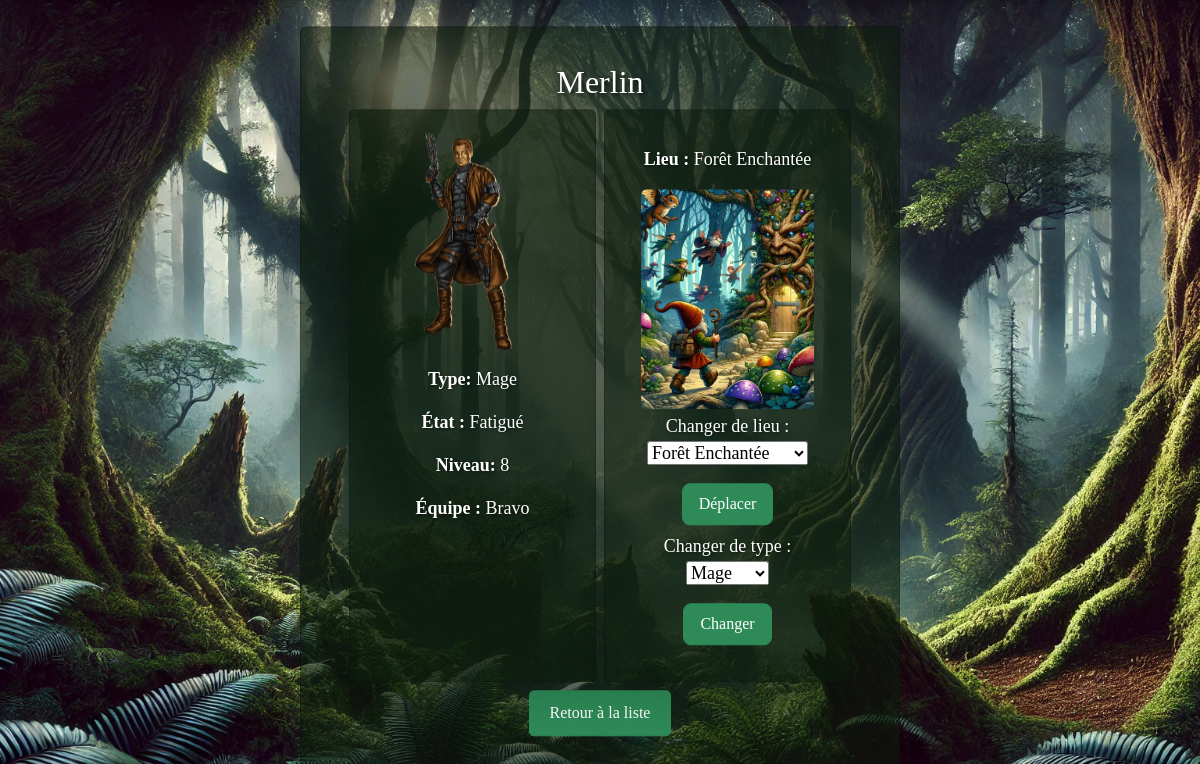
Page /character/C002/ on the committed database.
### jeu_de_role/models.py (models this page shows, shortened)
class Character(models.Model):
    id_character = models.CharField(max_length=100, primary_key=True)
    nom = models.CharField(max_length=100)
    etat = models.CharField(max_length=20)
    niveau = models.IntegerField(default=1)
    type = models.CharField(max_length=20, choices=[('Guerrier', 'Guerrier'), ('Mage', 'Mage'), ('Archer', 'Archer')])
    team = models.CharField(max_length=20)
    photo = models.ImageField(upload_to='characters/')
    lieu = models.ForeignKey(Lieu, on_delete=models.CASCADE)

class Lieu(models.Model):
    id_lieu = models.CharField(max_length=100, primary_key=True)
    nom = models.CharField(max_length=100)
    description = models.TextField(null=True, blank=True)
    type_lieu = models.CharField(max_length=50, choices=[('forteresse', 'Forteresse'), ('forêt', 'Forêt'), ('village', 'Village'), ('donjon', 'Donjon')])
    disponibilite = models.CharField(max_length=20, choices=[('libre', 'Libre'), ('occupé', 'Occupé')])
    niveau_acces = models.IntegerField(default=1)
    capacite_max = models.IntegerField(default=10)
    photo = models.ImageField(upload_to='lieux/')
    def __str__(self):
        return self.nom

### jeu_de_role/views.py (the view, shortened to what this page needs)
# urls.py: path('character/<str:id_character>/', views.character_detail, name='character_detail'),
def character_detail(request, id_character):
    character = get_object_or_404(Character, id_character=id_character)
    move_form = MoveForm(request.POST or None)
    type_form = ChangeTypeForm(request.POST or None) # Ne pas lier le formulaire à l'instance pour éviter les changements prématurés
    message = ""
    move_form = MoveForm(instance=character)
    type_form = ChangeTypeForm(instance=character)
    return render(request, 'jeu_de_role/character_detail.html', {
        'character': character,
        'move_form': move_form,
        'type_form': type_form,
        'message': message
    })

### jeu_de_role/forms.py
class MoveForm(forms.ModelForm):
    class Meta:
        model = Character
        fields = ['lieu']

class ChangeTypeForm(forms.ModelForm):
    class Meta:
        model = Character
        fields = ['type']

### jeu_de_role/templates/jeu_de_role/character_detail.html (shortened to what this page needs)
{% extends 'jeu_de_role/explore.html' %}
{% block content %}
<h2 class="text-center mb-2">{{ character.nom }}</h2>
<div class="container mt-2">
    <div class="row g-2">
        <div class="col-lg-6 col-md-6 col-sm-12 col-12">
            <div class="card shadow-lg h-100 d-flex flex-column">
                <img src="{{ character.photo.url }}" class="d-block img-fluid mx-auto mb-3" alt="{{ character.nom }}" >
                <p class="card-text"><strong>Type:</strong> {{ character.type }}</p>
                <p class="card-text"><strong>État :</strong> {{ character.etat }}</p>
                <p class="card-text"><strong>Niveau:</strong> {{ character.niveau }}</p>
                <p class="card-text"><strong>Équipe :</strong> {{ character.team }}</p>
            </div>
        </div>
        <div class="col-lg-6 col-md-6 col-sm-12 col-12">
            <div class="card shadow-lg h-100 d-flex flex-column">
                <div class="card-body">
                    <p class="card-text"><strong>Lieu :</strong> {{ character.lieu.nom }}</p>
                    <img src="{{ character.lieu.photo.url }}" class="img-fluid mt-1 rounded d-block mx-auto mb-1" alt="{{ character.lieu.nom }}">
                    <form method="POST" class="text-center">{% csrf_token %}
                        <p>Changer de lieu : {{ move_form.lieu }}</p>
                        <button type="submit" name="move" class="btn btn-lg text-white">Déplacer</button>
                    </form>
                    <form method="POST" class="text-center mt-2">{% csrf_token %}
                        <p>Changer de type : {{ type_form.type }}</p>
                        <button type="submit" name="change_type" class="btn btn-lg text-white">Changer</button>
                    </form>
                </div>
            </div>
        </div>
    </div>
    <div class="text-center">
        <a href="{% url 'explore' %}" class="btn mt-2 btn-lg">Retour à la liste</a>
    </div>
</div>
{% endblock %}

### static/jeu_de_role/css/jeu_de_role.css (style rules this page uses)
* { margin: 0; padding: 0; font-family: "Dela Gothic One"; }
body { background-image: url('/static/jeu_de_role/images/img1.jpg'); background-size: cover; background-position: center; background-attachment: fixed; height: 100vh; margin: 0; }
h2 { color: rgb(255, 255, 255); margin-bottom: 20px; text-shadow: 2px 2px 4px rgba(0, 0, 0, 0.7); }
p { color: rgb(255, 255, 255); font-size: 18px; text-shadow: 1px 1px 3px rgba(0, 0, 0, 0.5); }
.card { background-color: rgba(13, 27, 13, 0.6); margin-top: 0; padding: 20px; }
.center a { background-color: #2E8B57; text-decoration: none; color: white; padding: 10px 20px; border-radius: 5px; text-align: center; }
.card img { height: 220px; border-radius: 10px 10px 0 0; object-fit: cover; }
.card-text { text-align: center; }
.btn-lg { font-size: 16px;; background-color: #2E8B57; border-color: #2E8B57; }

### rows in the picture
Character: nom "Merlin", photo (picture), type "Mage", etat "Fatigué", niveau "8", team "Bravo", lieu.nom "Forêt Enchantée", lieu.photo (picture), lieu "Forêt Enchantée"
